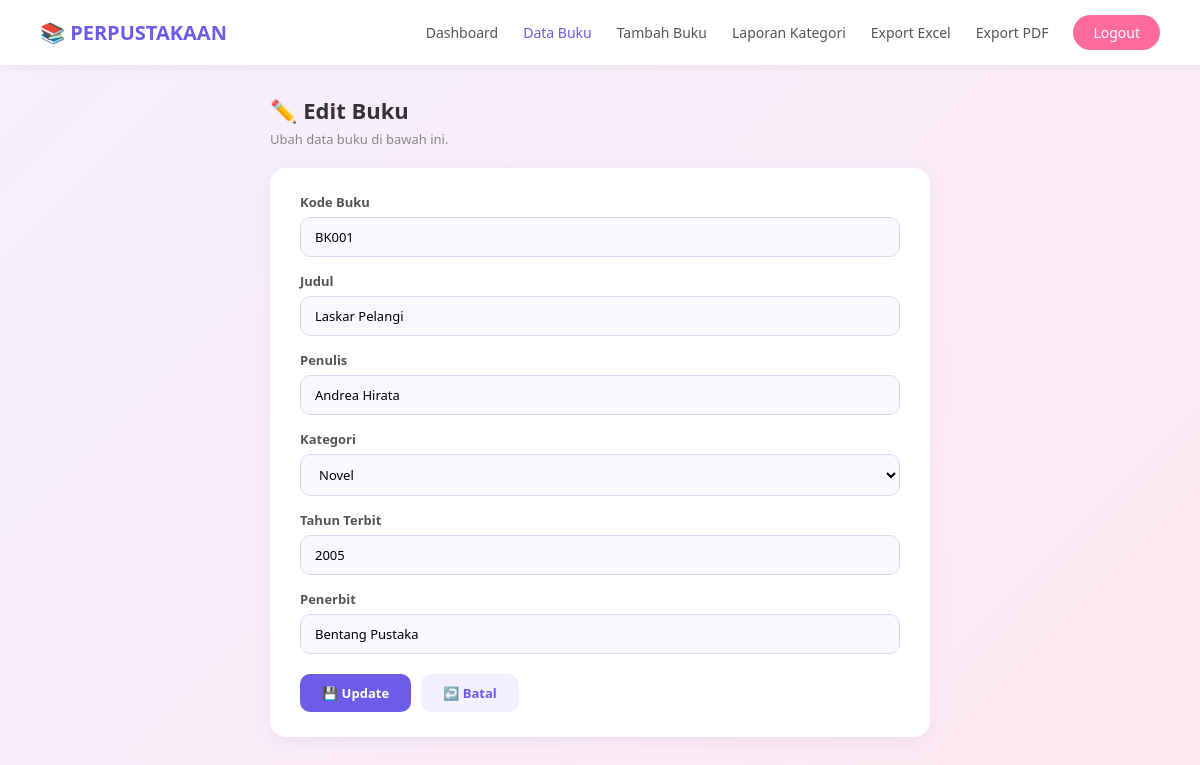
Page /edit_buku.php?id=1 on the committed database.
### tables this page shows
CREATE TABLE `books` (
  `id` int(11) NOT NULL,
  `kode_buku` varchar(20) DEFAULT NULL,
  `judul` varchar(150) DEFAULT NULL,
  `penulis` varchar(100) DEFAULT NULL,
  `kategori` varchar(50) DEFAULT NULL,
  `tahun_terbit` year(4) DEFAULT NULL,
  `penerbit` varchar(100) DEFAULT NULL
);

### edit_buku.php (the view, shortened to what this page needs)
<?php
include 'koneksi.php';
$id = isset($_GET['id']) ? (int)$_GET['id'] : 0;
$query  = "SELECT * FROM books WHERE id = $id";
$result = mysqli_query($koneksi, $query);
$row = mysqli_fetch_assoc($result);
?>
<!DOCTYPE html>
<html lang="id">
<head>
</head>
<body>
<div class="navbar">
    <div class="brand">📚 PERPUSTAKAAN</div>
    <div class="menu">
        <a href="dashboard.php">Dashboard</a>
        <a href="data_buku.php" class="active">Data Buku</a>
        <a href="tambah_buku.php">Tambah Buku</a>
        <a href="laporan_kategori.php">Laporan Kategori</a>
        <a href="export_excel.php">Export Excel</a>
        <a href="export_pdf.php">Export PDF</a>
        <a href="logout.php" class="logout">Logout</a>
    </div>
</div>
<div class="container">
    <h1 class="page-title">✏️ Edit Buku</h1>
    <p class="page-subtitle">Ubah data buku di bawah ini.</p>
    <div class="card">
        <form method="POST" action="">
            <div class="form-group">
                <label>Kode Buku</label>
                <input type="text" name="kode_buku" value="<?= $row['kode_buku']; ?>" required>
            </div>
            <div class="form-group">
                <label>Judul</label>
                <input type="text" name="judul" value="<?= $row['judul']; ?>" required>
            </div>
            <div class="form-group">
                <label>Penulis</label>
                <input type="text" name="penulis" value="<?= $row['penulis']; ?>" required>
            </div>
            <div class="form-group">
                <label>Kategori</label>
                <select name="kategori" required>
                    <option value="Novel" <?= $row['kategori']=='Novel'?'selected':''; ?>>Novel</option>
                </select>
            </div>
            <div class="form-group">
                <label>Tahun Terbit</label>
                <input type="number" name="tahun_terbit" value="<?= $row['tahun_terbit']; ?>" min="1900" max="2100" required>
            </div>
            <div class="form-group">
                <label>Penerbit</label>
                <input type="text" name="penerbit" value="<?= $row['penerbit']; ?>" required>
            </div>
            <div class="btn-group">
                <button type="submit" name="submit" class="btn btn-update">💾 Update</button>
                <a href="data_buku.php" class="btn btn-batal">↩️ Batal</a>
            </div>
        </form>
    </div>
</div>
</body>
</html>

### edit_buku.php (style rules this page uses)
* { margin: 0; padding: 0; box-sizing: border-box; font-family: 'Segoe UI', Arial, sans-serif; }
body { background: linear-gradient(135deg, #f5f0ff 0%, #ffe8f0 100%); min-height: 100vh; }
.navbar { background: #fff; padding: 15px 40px; display: flex; align-items: center; justify-content: space-between; box-shadow: 0 2px 10px rgba(0,0,0,0.05); }
.navbar .brand { font-size: 20px; font-weight: bold; color: #6c5ce7; }
.navbar .menu { display: flex; gap: 25px; align-items: center; }
.navbar .menu a { text-decoration: none; color: #555; font-size: 14px; font-weight: 500; }
.navbar .menu a:hover, .navbar .menu a.active { color: #6c5ce7; }
.navbar .logout { background: #ff6b9d; color: #fff !important; padding: 8px 20px; border-radius: 20px; font-weight: 600; }
.container { max-width: 700px; margin: 30px auto; padding: 0 20px; }
.page-title { font-size: 22px; color: #333; margin-bottom: 5px; }
.page-subtitle { font-size: 13px; color: #888; margin-bottom: 20px; }
.card { background: #fff; border-radius: 16px; padding: 25px 30px; box-shadow: 0 4px 20px rgba(108, 92, 231, 0.08); }
.form-group { margin-bottom: 15px; }
.form-group label { display: block; font-size: 13px; font-weight: 600; color: #555; margin-bottom: 6px; }
.form-group input, .form-group select { width: 100%; padding: 10px 14px; border: 1px solid #e0d7f5; border-radius: 10px; font-size: 13px; background: #faf8ff; outline: none; }
.btn-group { display: flex; gap: 10px; margin-top: 20px; }
.btn { padding: 10px 22px; border-radius: 10px; font-size: 13px; font-weight: 600; text-decoration: none; border: none; cursor: pointer; }
.btn-update { background: #6c5ce7; color: #fff; }
.btn-batal { background: #f3efff; color: #6c5ce7; }

### rows in the picture
books: kode_buku "BK001", judul "Laskar Pelangi", penulis "Andrea Hirata", kategori "Novel", tahun_terbit "2005", penerbit "Bentang Pustaka"
